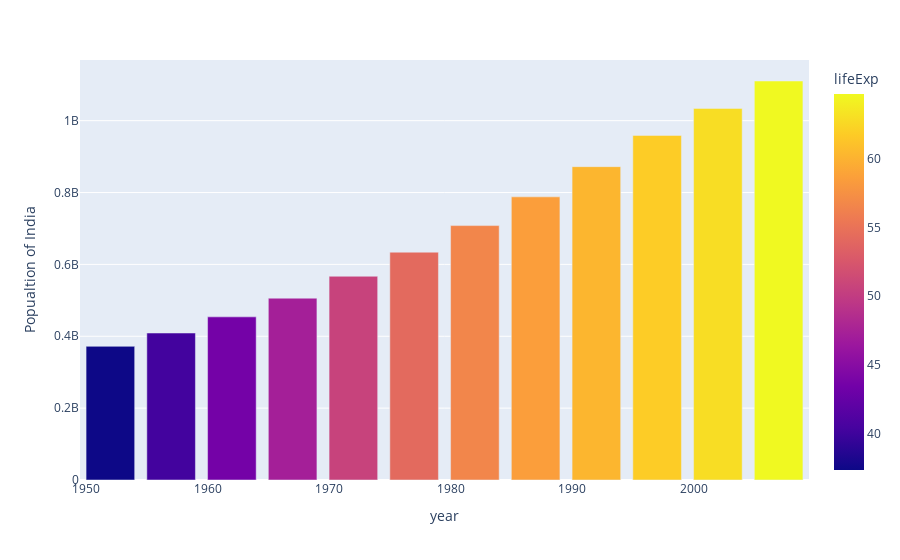

This figure's notebook cell:
### Code cell
#lets add the color lifeExp
fig=px.bar(india_data,x='year',y='pop',color='lifeExp', labels={'pop':'Popualtion of India'},height=400)
fig.show()

### Figure 1 — Plotly figure (JSON) as saved in the notebook; plotly's stock layout.template omitted (floating-point values rounded to 4 significant figures)
{"data": [{"alignmentgroup": "True", "hovertemplate": "year=%{x}<br>Popualtion of India=%{y}<br>lifeExp=%{marker.color}<extra></extra>", "legendgroup": "", "marker": {"color": [37.37, 40.25, 43.6, 47.19, 50.65, 54.21, 56.6, 58.55, 60.22, 61.77, 62.88, 64.7], "coloraxis": "coloraxis", "pattern": {"shape": ""}}, "name": "", "offsetgroup": "", "orientation": "v", "showlegend": false, "textposition": "auto", "type": "bar", "x": [1952, 1957, 1962, 1967, 1972, 1977, 1982, 1987, 1992, 1997, 2002, 2007], "xaxis": "x", "y": [372000000, 409000000, 454000000, 506000000, 567000000, 634000000, 708000000, 788000000, 872000000, 959000000, 1034172547, 1110396331], "yaxis": "y"}], "layout": {"autosize": true, "barmode": "relative", "coloraxis": {"colorbar": {"title": {"text": "lifeExp"}}, "colorscale": [[0, "#0d0887"], [0.1111, "#46039f"], [0.2222, "#7201a8"], [0.3333, "#9c179e"], [0.4444, "#bd3786"], [0.5556, "#d8576b"], [0.6667, "#ed7953"], [0.7778, "#fb9f3a"], [0.8889, "#fdca26"], [1, "#f0f921"]]}, "legend": {"tracegroupgap": 0}, "margin": {"t": 60}, "xaxis": {"anchor": "y", "autorange": true, "domain": [0, 1], "range": [1950.0, 2010.0], "title": {"text": "year"}, "type": "linear"}, "yaxis": {"anchor": "x", "autorange": true, "domain": [0, 1], "range": [0, 1169000000.0], "title": {"text": "Popualtion of India"}, "type": "linear"}}}
